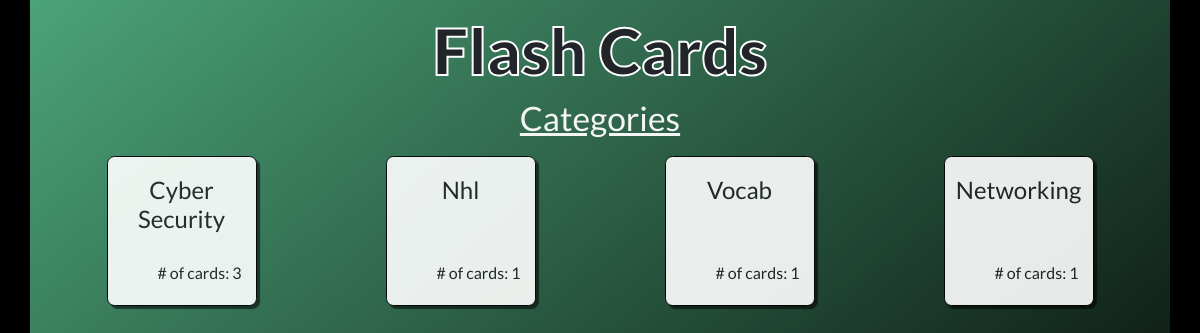
The page /categories on the database its author committed.
### flashcard_app/models.py (models this page shows)
class Card(models.Model):
    category= models.CharField(max_length= 32)
    question= models.CharField(max_length= 128)
    answer= models.CharField(max_length= 64)
    created_at= models.DateTimeField(auto_now_add= True)
    updated_at= models.DateTimeField(auto_now= True)
    objects= CardManager()

### flashcard_app/views/views.py (the view)
# urls.py: path('categories', views.categories, name= 'categories'),
def categories(request):
    cards= Card.objects.all()
    if len(cards) > 0:
        cardSet= set()
        for card in cards:
            cardSet.add(card.category)
        card_dict= {}
        for cat in cardSet:
            card_update= {cat : Card.objects.filter(category=cat).count()}
            card_dict.update(card_update)
            print(cat)
        context= {
            'cards': cards,
            'categories': cardSet,
            'card_dict': card_dict
        }
        return render(request, 'categories.html', context)
    return render(request, 'categories.html')

### flashcard_app/templates/categories.html (shortened to what this page needs)
<!DOCTYPE html>
<html lang="en">
<head>
    <link href="https://cdn.jsdelivr.net/npm/bootstrap@5.0.0-beta1/dist/css/bootstrap.min.css" rel="stylesheet">
    {% load static %}
    <link rel="stylesheet" href="{% static 'css/categories.css' %}">
</head>
<body>
    <div class="container">
        <div class="header">
            <h1 id="title">Flash Cards</h1>
            <h1>Categories</h1>
        </div>
        <div class="cat-container">
            {% if cards == null %}
            <h1 class="m-4">Nothing available</h1>
            {% else %}
            {% for cat, v in card_dict.items %}
            <div class="cat-card" id="{{cat}}">
                <h4>{{cat|title}}</h4>
                <p style="margin-left:50px;"># of cards: {{v}}</p>
            </div>
            {% endfor %}
            {% endif %}
        </div>
    </div>
</body>
</html>

### flashcard_app/static/css/categories.css (style rules this page uses)
html body { margin: 0 auto; padding: 0; background: black; }
.container { padding-top: 0.8em; width: 100vw; height: 100vh; background: smokewhite; background: linear-gradient(320deg, #030403 10%, #4ba379 100%); }
.header { margin: 0 auto; text-align: center; height: fit-content; }
.header > h1:not(#title) { font-family: "Lato", "sans-serif"; color: whitesmoke; text-decoration: underline; font-size: 2.1em; }
.cat-container { text-align: center; display: flex; flex-wrap: wrap; justify-content: center; height: fit-content; }
.cat-card { display: grid; grid-auto-rows: 70% 30%; margin: 10px auto; background: white; opacity: 0.9; text-align: center; border-radius: 5%; border: solid black 1px; box-shadow: 3px 3px 1px rgba(0, 0, 0, 0.6); height: 150px; flex: 1 1 150px; flex: 0 1 150px; }
.cat-card > h4 { margin: 0.8em auto; font-family: "Lato", "sans-serif"; }
.cat-card > p { margin: 0 auto; font-family: "Lato", "sans-serif"; text-align: start; }
#title { font-family: "Lato", "sans-serif"; font-weight: 900; -webkit-text-stroke: white 2px; font-size: 4em; }

### rows shown on the page
Card: card_dict "Cyber Security"
Card: card_dict "Nhl"
Card: card_dict "Vocab"
Card: card_dict "Networking"

### other values the page prints
{{ v }} "3" "1" "1" "1"
